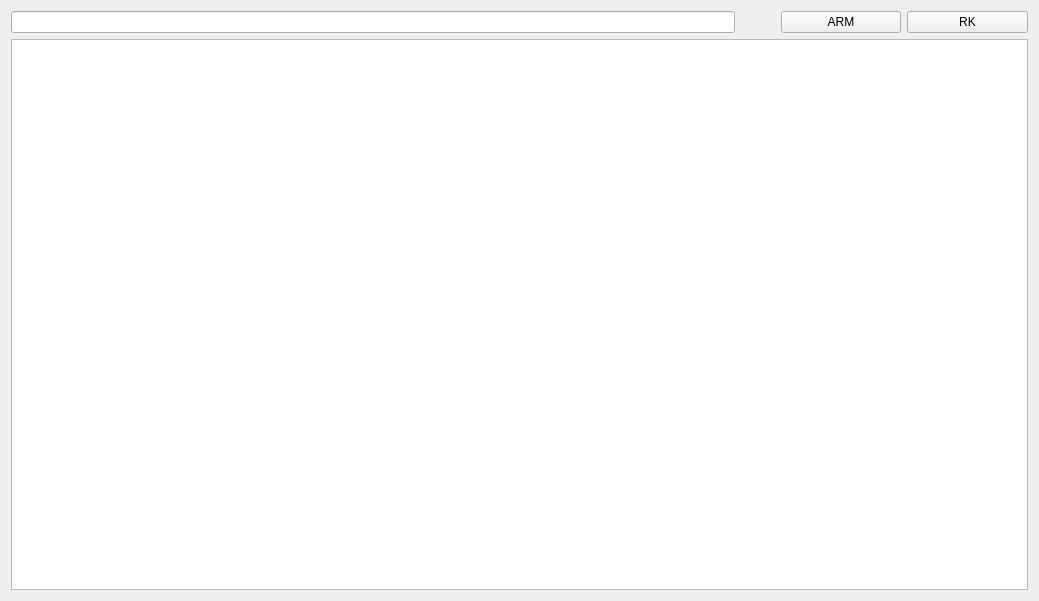
<?xml version="1.0" encoding="UTF-8"?>
<ui version="4.0">
 <class>SysInfoDebug</class>
 <widget class="QWidget" name="SysInfoDebug">
  <property name="geometry">
   <rect>
    <x>0</x>
    <y>0</y>
    <width>1039</width>
    <height>601</height>
   </rect>
  </property>
  <property name="maximumSize">
   <size>
    <width>16777215</width>
    <height>1024</height>
   </size>
  </property>
  <property name="windowTitle">
   <string notr="true">Form</string>
  </property>
  <layout class="QVBoxLayout" name="verticalLayout">
   <item>
    <layout class="QHBoxLayout" name="horizontalLayout" stretch="6,0,1,1">
     <item>
      <widget class="myLineEdit" name="lineEdit">
       <property name="text">
        <string/>
       </property>
      </widget>
     </item>
     <item>
      <spacer name="horizontalSpacer">
       <property name="orientation">
        <enum>Qt::Horizontal</enum>
       </property>
       <property name="sizeHint" stdset="0">
        <size>
         <width>40</width>
         <height>20</height>
        </size>
       </property>
      </spacer>
     </item>
     <item>
      <widget class="QPushButton" name="pushButton">
       <property name="text">
        <string notr="true">ARM</string>
       </property>
      </widget>
     </item>
     <item>
      <widget class="QPushButton" name="pushButton_2">
       <property name="text">
        <string notr="true">RK</string>
       </property>
      </widget>
     </item>
    </layout>
   </item>
   <item>
    <widget class="QTextEdit" name="textEdit"/>
   </item>
  </layout>
 </widget>
 <customwidgets>
  <customwidget>
   <class>myLineEdit</class>
   <extends>QLineEdit</extends>
   <header location="global">mysortwidget/mylineedit.h</header>
  </customwidget>
 </customwidgets>
 <resources/>
 <connections/>
</ui>
